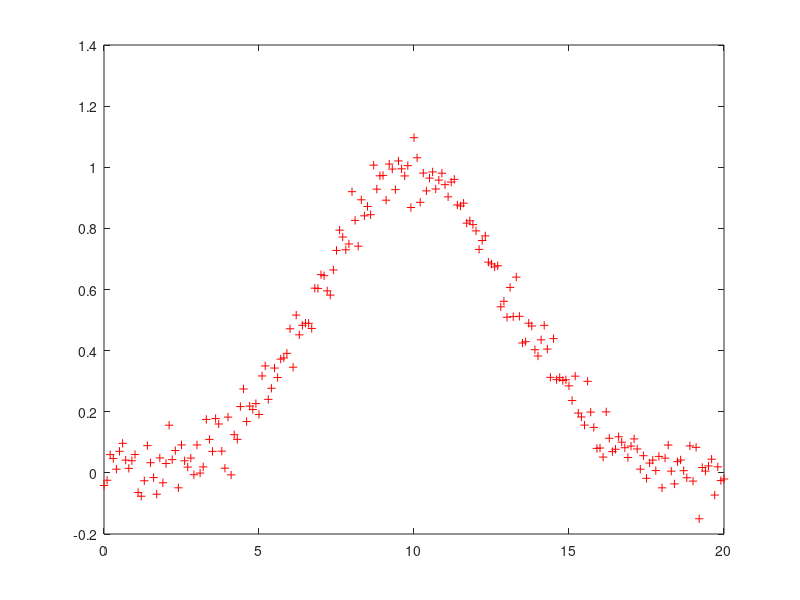

The MATLAB source for this figure: (Note: this script raises an error after producing the figure.)
% Ejemplo de Estimacion de los parametros de una Campana de Gauss
% D.Mery, PUC-DCC, http://dmery.ing.puc.cl
% Septiembre, 2009
x = (0:0.1:20)';
n = length(x);
r = 0.05*randn(n,1); % ruido gaussiano
mu = 10;
sigma = 3;
y = exp(-(x-mu).*(x-mu)/2/sigma/sigma) + r; % Campana de Gauss + ruido

figure(1)
clf
plot(x,y,'r+')
% valores inciales de los parametros
mu0    = 15;
sigma0 = 5;
th0    = [mu0 sigma0]';
 
% minimizacion de funcion objetivo (ver fgausserror.m)
th = fminsearch('IMG06_fgausserror',th0,[],x,y);

% evaluacion del error con parametro th estimado
[err,ys] = IMG06_fgausserror(th,x,y);
mus = th(1);
sigmas = th(2);
fprintf('   Parametros Reales: mu=%7.4f sigma=%7.4f\n',mu,sigma) 
fprintf('Parametros Estimados: mu=%7.4f sigma=%7.4f\n',mus,sigmas) 
fprintf('      Error Promedio: e=%7.4f\n',err)
%hold on
%plot(x,ys)

